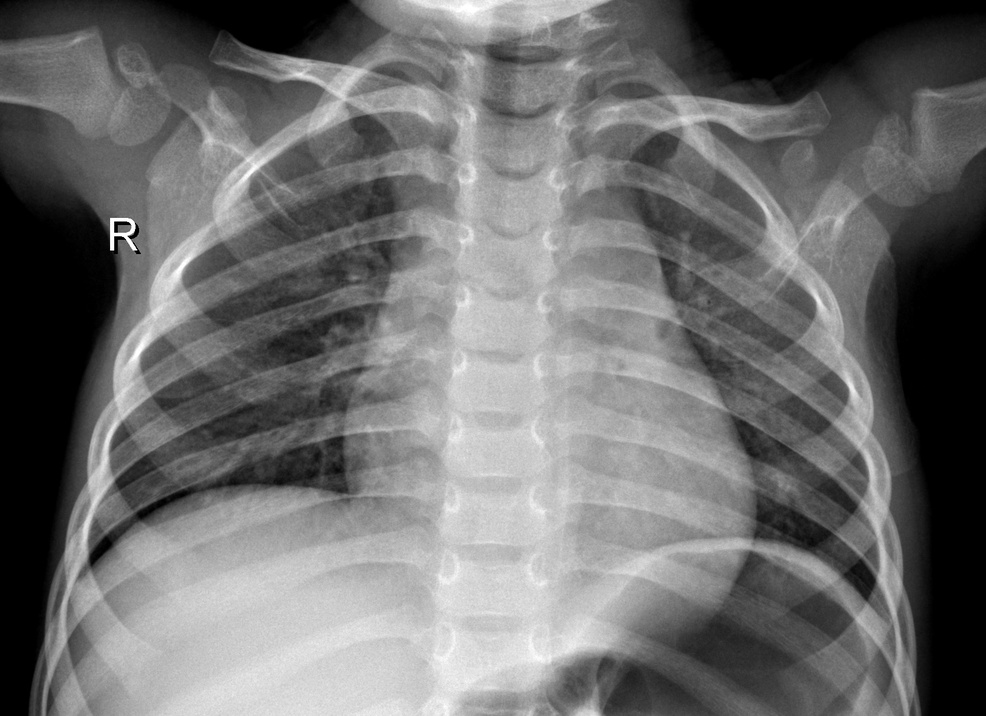
#> input picture Dataset/IM-0215-0001.jpeg, 986 x 716 px, shrunk from 1666 x 1209 before the run, found by its file name
$ jupyter execute ip_thresholding.ipynb   (shell and % lines are left out)
#> lines starting #> are read from the running program, lines starting #| are printed output that depends on the picture; after the words box and inside, x2 and y2 are one past the last pixel; in counts of white or black regions, pixels touching at a corner belong together
<a href="https://colab.research.google.com/github/hanifnurf/TKC_Covid19/blob/main/image_processing/ip_thresholding.ipynb" target="_parent"></a>

[cell 1]
import wget
url = "https://github.com/hanifnurf/TKC_Covid19/blob/main/Dataset/IM-0215-0001.jpeg?raw=true"
wget.download(url)

[cell 2]
# import the necessary packages
import matplotlib.pyplot as plt
import cv2

[cell 3]
def plt_imshow(title, image):
    # convert the image frame BGR to RGB color space and display it
    if len(image.shape) == 3:
        image = cv2.cvtColor(image, cv2.COLOR_BGR2RGB)
    plt.imshow(image)
    plt.title(title)
    plt.grid(False)
    plt.show()

[cell 4]
# # construct the argument parser and parse the arguments
# ap = argparse.ArgumentParser()
# ap.add_argument("-i", "--image", type=str, required=True,
# 	help="path to input image")
# args = vars(ap.parse_args())

# since we are using Jupyter Notebooks we can replace our argument
# parsing code with *hard coded* arguments and values
args = {
    "image": "IM-0215-0001.jpeg"
}

[cell 5]
# load the image and display it
image = cv2.imread(args["image"])
#> image is the input picture: shape (716, 986, 3); min 0, max 255, mean 109.7
plt_imshow("Image", image)

[cell 6]
# convert the image to grayscale and blur it slightly
gray = cv2.cvtColor(image, cv2.COLOR_BGR2GRAY)
blurred = cv2.GaussianBlur(gray, (7, 7), 0)

[cell 7]
# apply basic thresholding -- the first parameter is the image
# we want to threshold, the second value is is our threshold
# check; if a pixel value is greater than our threshold (in this
# case, 200), we set it to be *black, otherwise it is *white*
(T, threshInv) = cv2.threshold(blurred, 200, 255,
	cv2.THRESH_BINARY_INV)
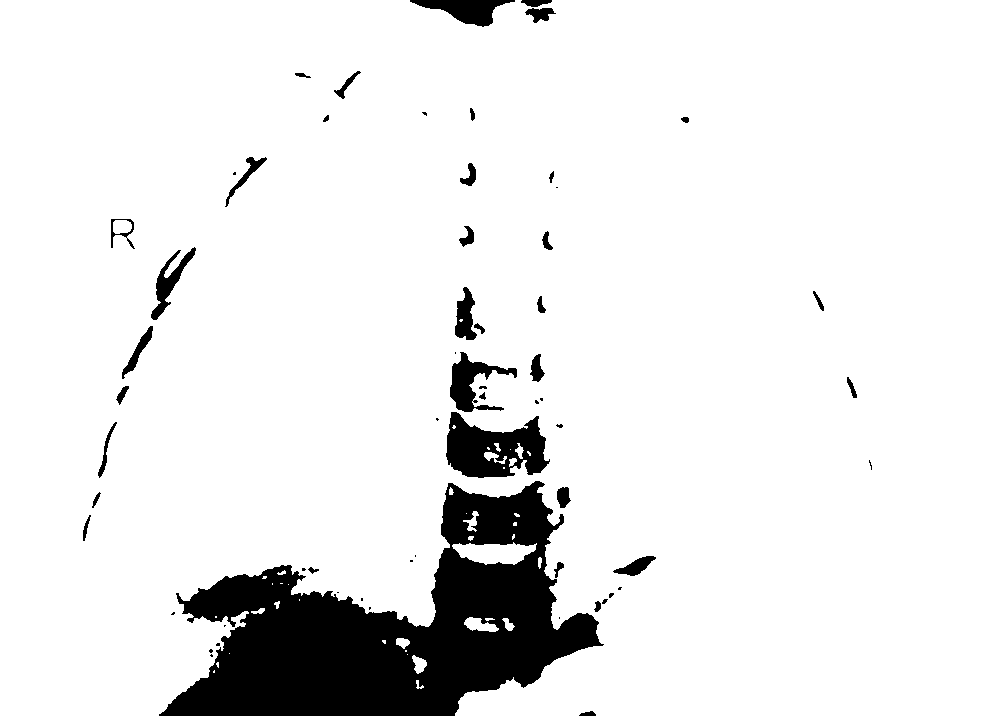
#> threshInv: shape (716, 986); 91.1% white; 61 black regions (24 under 20 px), largest, box (x1, y1, x2, y2) and area: (159, 481, 604, 716) 49957, (446, 412, 550, 478) 4265, (450, 352, 517, 412) 1556
plt_imshow("Threshold Binary Inverse", threshInv)

[cell 8]
# using normal thresholding (rather than inverse thresholding)
(T, thresh) = cv2.threshold(blurred, 200, 255, cv2.THRESH_BINARY)
plt_imshow("Threshold Binary", thresh)

[cell 9]
# visualize only the masked regions in the image
masked = cv2.bitwise_and(image, image, mask=threshInv)
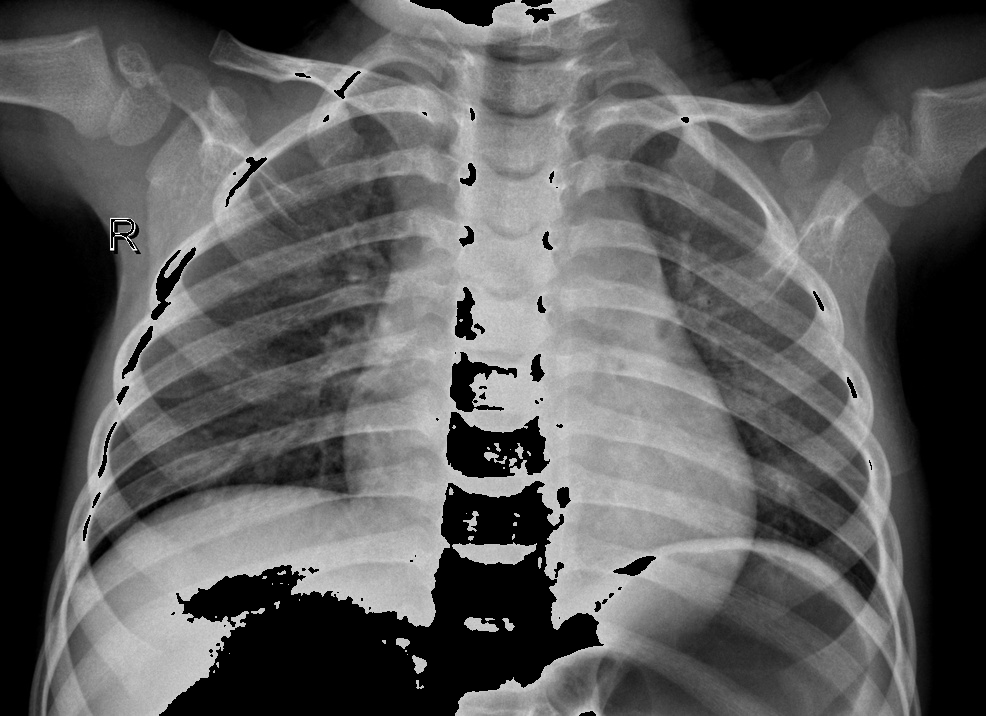
#> masked: shape (716, 986, 3); min 0, max 255, mean 90.7
plt_imshow("Output", masked)

Implementing Otsu thresholding with OpenCV

[cell 10]
# apply Otsu's automatic thresholding which automatically determines
# the best threshold value
(T, threshInv) = cv2.threshold(blurred, 0, 255,
	cv2.THRESH_BINARY_INV | cv2.THRESH_OTSU)
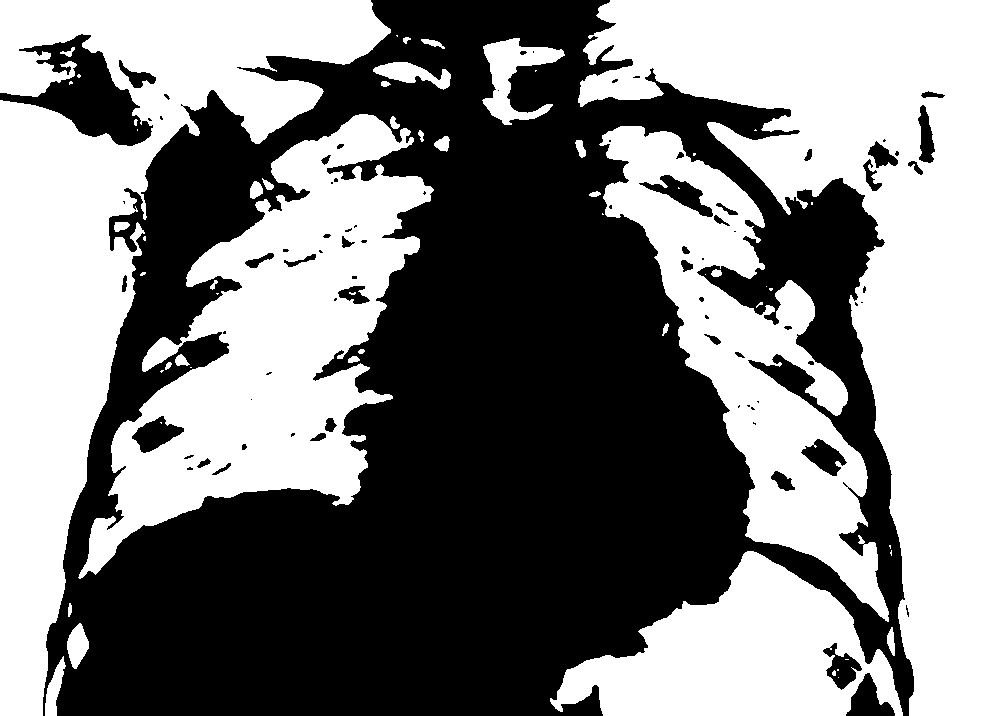
#> threshInv: shape (716, 986); 50% white; 58 white regions (27 under 20 px), largest, box (x1, y1, x2, y2) and area: (578, 0, 986, 716) 111920, (0, 0, 391, 716) 91600, (78, 114, 434, 579) 66403
#> T = 109
plt_imshow("Threshold", threshInv)
print("[INFO] otsu's thresholding value: {}".format(T))
#| [INFO] otsu's thresholding value: 109.0

[cell 11]
# visualize only the masked regions in the image
masked = cv2.bitwise_and(image, image, mask=threshInv)
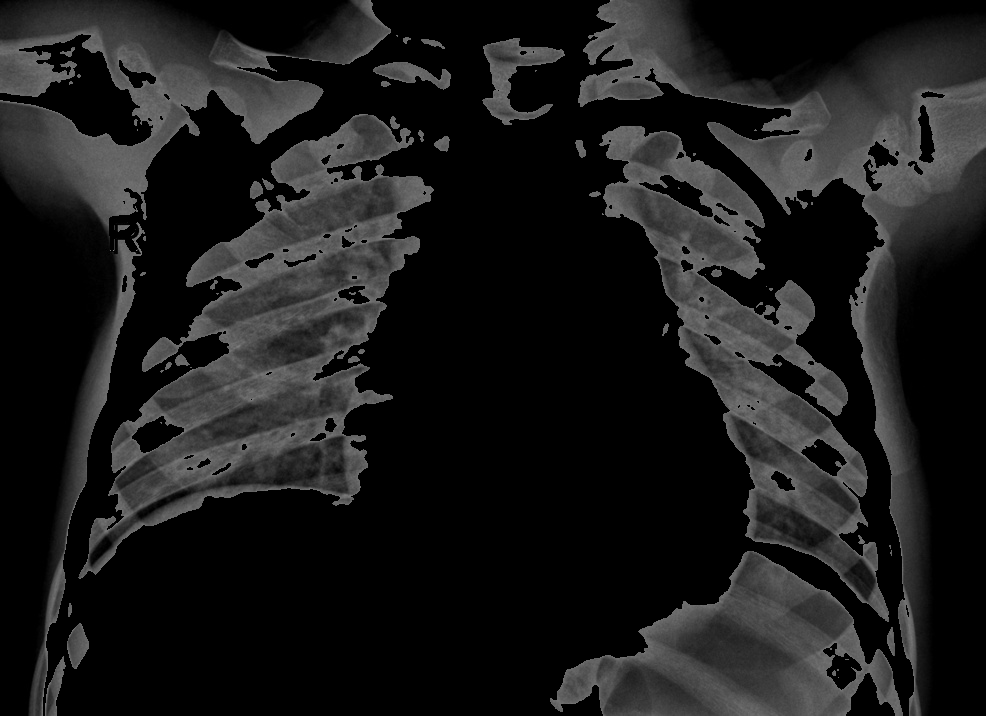
#> masked: shape (716, 986, 3); min 0, max 143, mean 27.1
plt_imshow("Output", masked)

$ run again, with Dataset/covid (13).jpg copied over Dataset/IM-0215-0001.jpeg
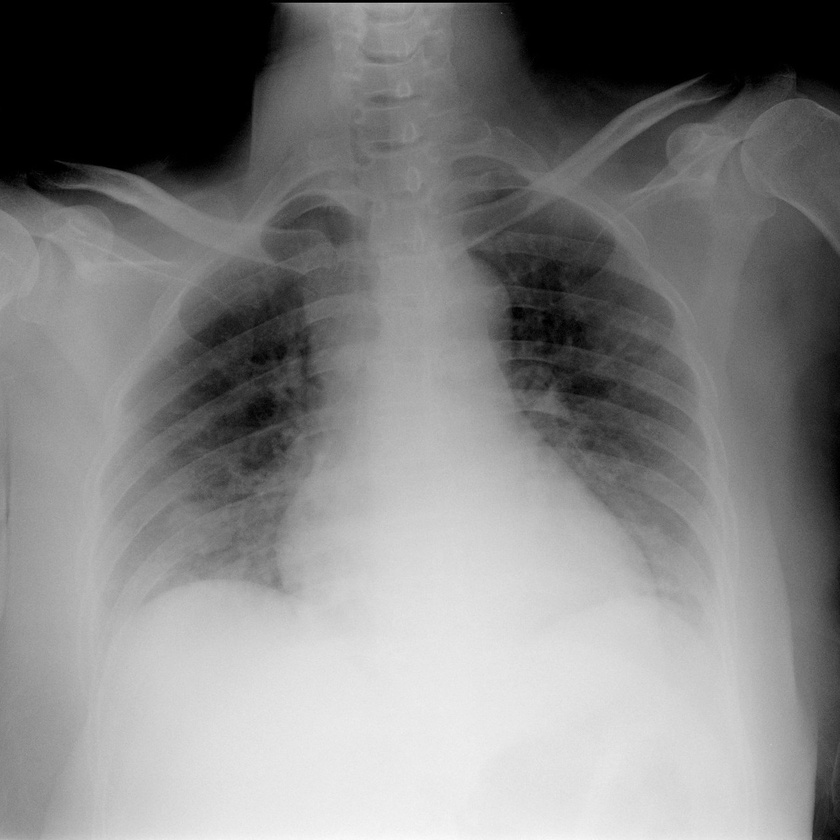
#> input picture Dataset/covid (13).jpg, 840 x 840 px, shrunk from 1261 x 1262 before the run, found by its file name
#> image is the input picture: shape (840, 840, 3); min 0, max 250, mean 129.4
#> thresh: shape (840, 840); 21.7% white; 3 white regions (2 under 20 px), largest, box (x1, y1, x2, y2) and area: (91, 493, 776, 840) 153404
#> `(T, threshInv) = cv2.threshold(blurred, 0, 255, cv2.THRESH_BINARY_INV ..`:
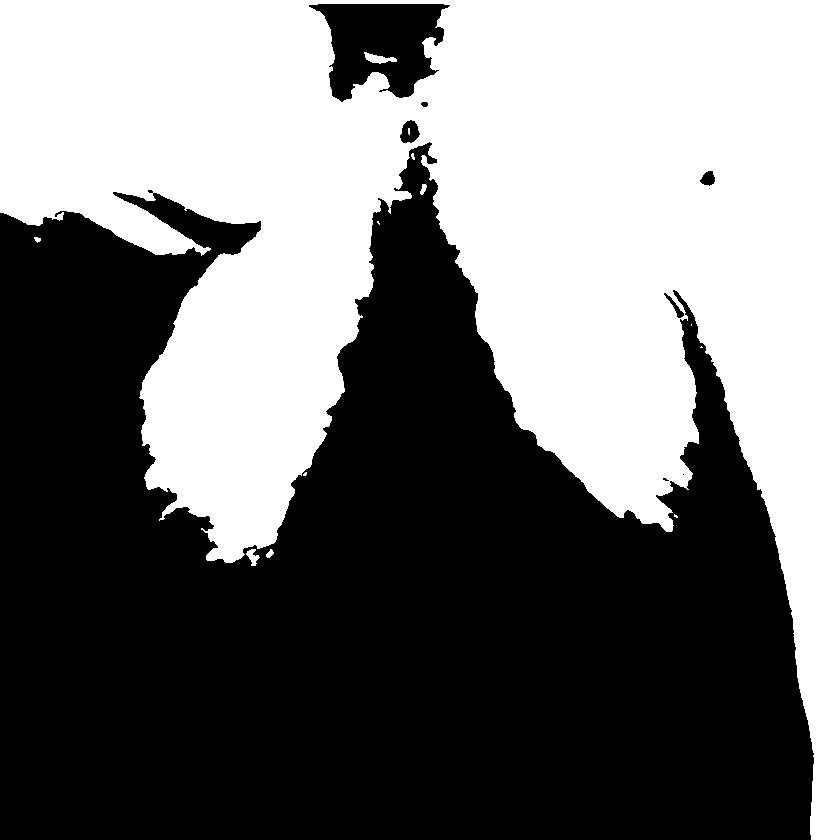
#> threshInv: shape (840, 840); 46.7% white; 13 white regions (7 under 20 px), largest, box (x1, y1, x2, y2) and area: (0, 0, 840, 840) 328747, (364, 52, 397, 64) 200, (246, 549, 260, 566) 122, (420, 184, 427, 195) 48, (266, 549, 274, 558) 43, (34, 237, 41, 243) 28
#> T = 125
#| [INFO] otsu's thresholding value: 125.0
#> `masked = cv2.bitwise_and(image, image, mask=threshInv)`:
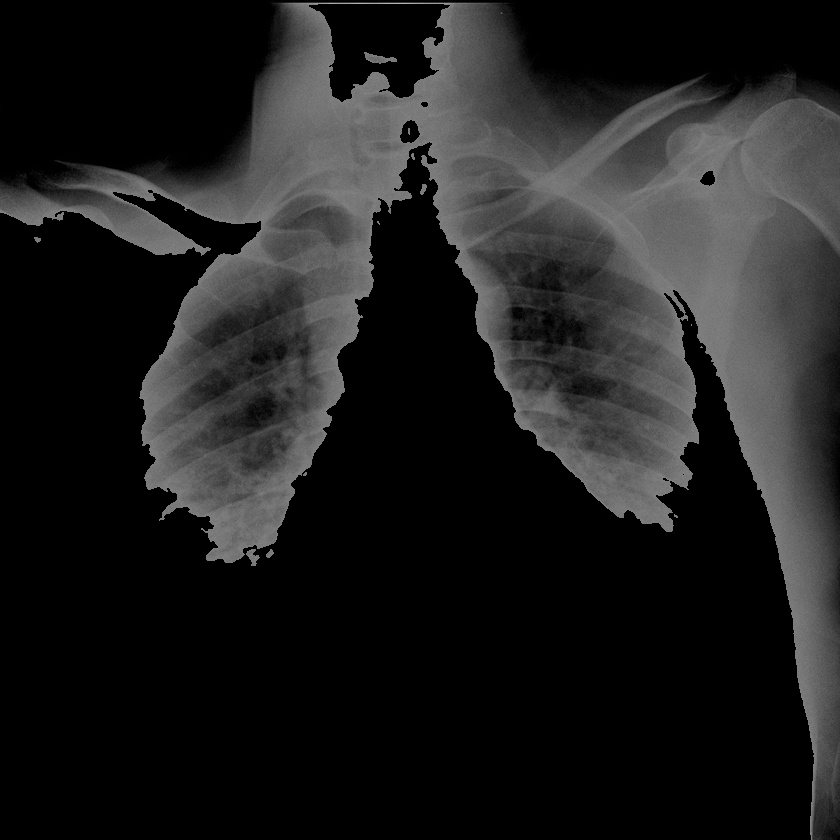
#> masked: shape (840, 840, 3); min 0, max 185, mean 30.9
